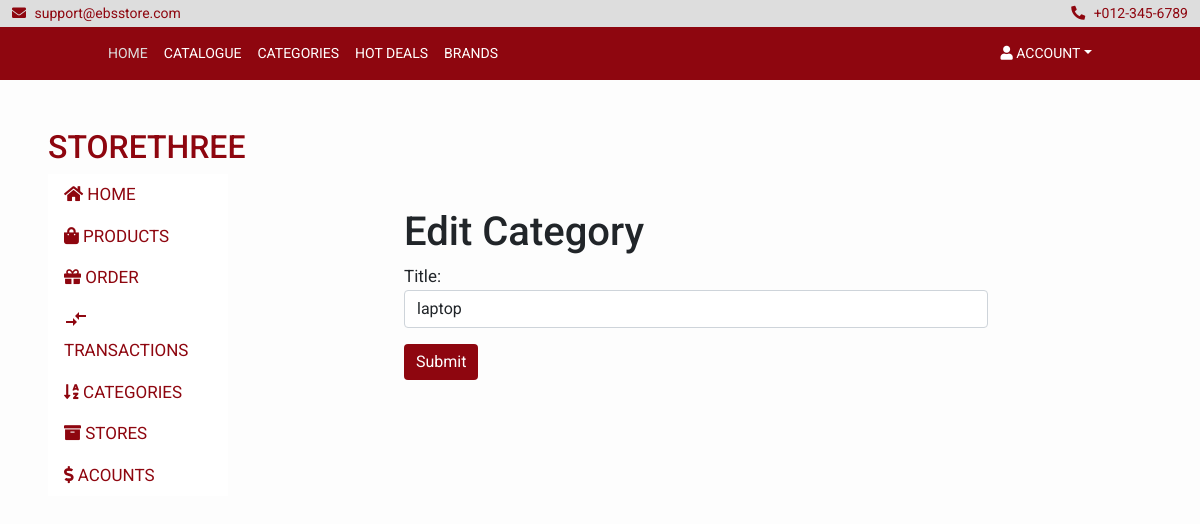
The app's page /edit-category/1/ (signed in), older data.
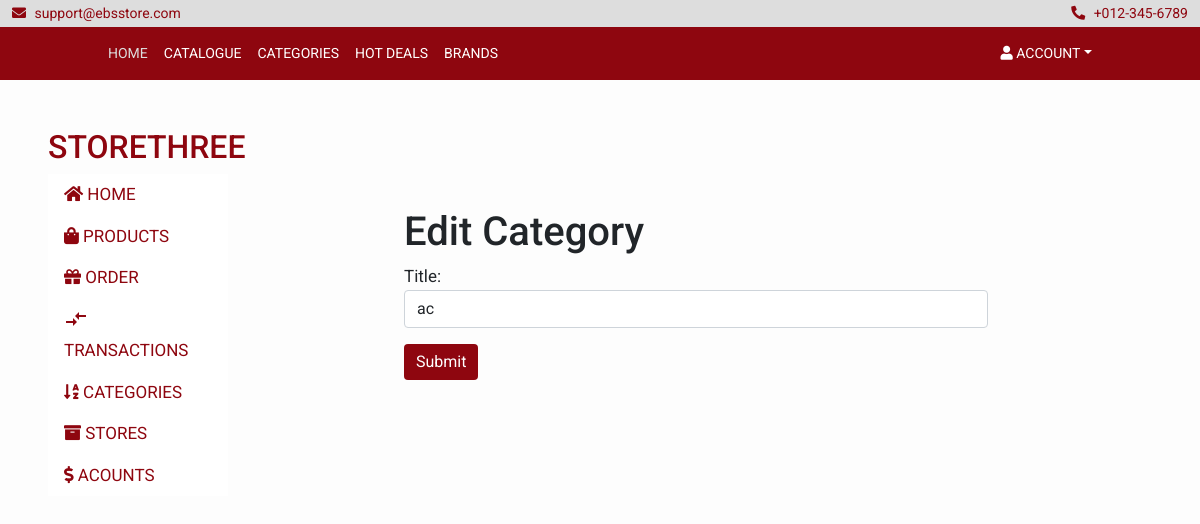
The same page, newer data.
### account/models.py (models this page shows, shortened)
class UserAccount(AbstractBaseUser, PermissionsMixin):
    username = models.CharField(max_length=255, unique=True)
    first_name=models.CharField(max_length=255)
    last_name=models.CharField(max_length=255)
    email = models.EmailField(max_length=255, unique=True)
    is_superuser = models.BooleanField(default=False)
    is_admin = models.BooleanField('Is Admin', default=False)
    is_staff = models.BooleanField(default=False)
    is_customer = models.BooleanField(default=True)
    is_client = models.BooleanField(default = False)
    user_type = models.PositiveIntegerField(choices=CHOICES, default=1)
    created_at = models.DateTimeField(auto_now_add=True)
    objects = UserAccountManager()
    USERNAME_FIELD = 'username'
    REQUIRED_FIELDS = ['first_name', 'last_name', 'email']

class Store(models.Model):
    name = models.CharField(max_length=255)
    owner = models.OneToOneField(UserAccount, related_name="store",  on_delete=models.CASCADE)
    created_at = models.DateTimeField(auto_now_add=True)
    class Meta:
        ordering = ['name']

### store/models.py (models this page shows, shortened)
class Category(models.Model):
    title = models.CharField(max_length=255, unique=True)
    image = models.ImageField(upload_to='uploads/', null=True, blank=True, verbose_name="")

### store/views.py (the view)
# urls.py: path('edit-category/<int:pk>/', views.category_edit_view, name='edit_category'),
@login_required
def category_edit_view(request, pk):
    category = Category.objects.get(pk=pk)
    if request.method == 'POST':
        form = CategoryForm(request.POST, instance=category)
        if form.is_valid():
            form.save()
            return redirect('categories')
    else:
        form = CategoryForm(instance=category)
    return render(request, 'dashboard/categories/edit_category.html', {'form': form, 'category': category})

### store/forms.py
class CategoryForm(forms.ModelForm):
    title =forms.CharField(widget=forms.TextInput(attrs={'class':'form-control'}))
    class Meta:
        model = Category
        fields = ("title",)

### cart/context_processor.py (called while the page is built)
def cart(request):
    return {'cart': Cart(request)}

### templates/dashboard/categories/edit_category.html
{% extends "../admin_dashboard.html" %}
{%block dashboard_content%}
<div class="container">
  <div style="margin: 80px">
    <h1>Edit Category</h1>
    <form method="POST" enctype="multipart/form-data">
      {% csrf_token %} {{form.as_p}}
      <button
        type="submit"
        class="btn btn-success"
        style="background: #8e060f; border: #8e060f"
        >Submit</button
      >
    </form>
  </div>
</div>
{%endblock%}

### templates/dashboard/admin_dashboard.html (shortened to what this page needs)
{% load static %}
<!DOCTYPE html>
<html lang="en">
  <head>
    <link rel="stylesheet" href="https://cdnjs.cloudflare.com/ajax/libs/font-awesome/4.7.0/css/font-awesome.min.css">
    <link
      href="https://cdn.jsdelivr.net/npm/bootstrap@5.0.2/dist/css/bootstrap.min.css"
      rel="stylesheet"
    />
    <link href="https://cdnjs.cloudflare.com/ajax/libs/font-awesome/5.10.0/css/all.min.css" rel="stylesheet">
    <link href="{% static 'css/dashboard.css'%}" rel="stylesheet">
    <link href="{% static 'css/main.css'%}" rel="stylesheet">
  </head>
  <body>
  {% include "../components/topbar.html"%}
  {% include "../components/primary_navbar.html"%}
<div class="row">
  <div class="col-2 mt-5 mx-5">
    <aside >
        <div>
          {% if user.user_type == 0 %}
              <h2>{{user.store.name}}</h2>
          {% else  %}
              <h2> {{user.first_name}}  {{user.last_name}}</h2>
          {%endif%}
        </div>
          <ul class="nav flex-column" style="background:white">
            <li class="nav-item">
              <a class="nav-link" href="{%url 'dashboard'%}"><i class="fa fa-home"></i> Home</a>
            </li>
            <li class="nav-item">
              <a class="nav-link" href="{%url 'admin_products_views'%}"><i class="fa fa-shopping-bag"></i> Products</a>
            </li>
            <li class="nav-item">
              <a class="nav-link" href="{%url 'order:admin_order_view'%}"><i class="fa fa-gift"></i> Order</a>
            </li>
            <li class="nav-item">
              <a class="nav-link" href="{%url 'order:admin_transaction_history'%}"><i class="material-icons">compare_arrows</i> Transactions</a>
            </li>
            <li class="nav-item">
              <a class="nav-link" href="{%url 'categories'%}"><i class="fa fa-sort-alpha-asc"></i> Categories</a>
            </li>
            <li class="nav-item">
              <a class="nav-link" href="{%url 'admin_stores_view'%}"><i class="fa fa-archive"></i> Stores</a>
            </li>
            <li class="nav-item">
              <a class="nav-link" href="{%url 'admin_users_view'%}"><i class="fa fa-dollar"></i> Acounts</a>
            </li>
      </aside>
  </div>
  <div class="col-8 mt-5">
     <section >
      <div class="row">
        <div class="col-lg-12">
          {%block dashboard_content%}
          {% endblock dashboard_content%}
      </div>
  </div>
  </section>
</div>
</div>
  </body>
</html>

### templates/components/topbar.html
<div class="top-bar">
            <div class="container-fluid">
                <div class="row">
                    <div class="col-sm-6">
                        <i class="fa fa-envelope"></i>
                        support@ebsstore.com
                    </div>
                    <div class="col-sm-6">
                        <i class="fa fa-phone-alt"></i>
                        +012-345-6789
                    </div>
                </div>
            </div>
        </div>

### templates/components/primary_navbar.html (shortened to what this page needs)
    <div class="nav">
      <div class="container-fluid">
          <nav class="navbar navbar-expand-md navbar-dark  px-5">
              <div class="collapse navbar-collapse justify-content-between" id="navbarCollapse">
                  <div class="navbar-nav mr-auto">
                      <a href="{% url 'index' %}" class="nav-item nav-link active">Home</a>
                      <a href="{% url 'products_list_view' %}" class="nav-item nav-link">Catalogue</a>
                      <a href="{% url 'index' %}" class="nav-item nav-link">Categories</a>
                      <a href="{% url 'index' %}" class="nav-item nav-link">Hot Deals</a>
                      <a href="{% url 'index' %}" class="nav-item nav-link">Brands</a>
                  </div>
                  <div class="navbar-nav ml-auto">
                    {% if request.user.is_authenticated  %}
                      <div class="nav-item dropdown">
                          <a  class="nav-link dropdown-toggle" href="#" id="navbarDropdown" role="button" data-bs-toggle="dropdown" aria-expanded="false"><span><i class="fa fa-user"></i>  Account</span></a>
                      </div>
                  {% endif%}
                  </div>
              </div>
          </nav>
      </div>
  </div>

### static/css/dashboard.css (style rules this page uses)
body { padding-bottom: 30px; position: relative; min-height: 100%; }
a { transition: background 0.2s, color 0.2s; }

### static/css/main.css (style rules this page uses)
:root { --primary: #8e060f; --white: #ffffff; }
body { font-family: "Roboto", sans-serif; overflow-x: hidden; font-size: 17px; background-color: #fdfdfd; }
a { color: #8e060f; outline: none; text-decoration: none; }
.top-bar { background-color: #cca5a8; color: #8e060f; }
nav { background-color: #8e060f; padding: 0 2rem ; }
.nav-item { color:#8e060f; }
.nav a { color: #8e060f; }
.top-bar { padding: 3px 0; font-size: 14px; background-color: #ddd; color: #8e060f; }
.top-bar i { margin-right: 5px; }
.top-bar .col-sm-6:first-child { text-align: left; }
.top-bar .col-sm-6:last-child { text-align: right; }
@media (min-width: 992px) { .nav .container-fluid { padding-left: 52px; padding-right: 52px; } }
@media (min-width: 768px) { .nav, .nav .navbar { background: #8e060f; color:#ddd; } }
@media (min-width: 768px) { .nav .navbar-dark a.nav-link { color: #ffffff; font-size: 14px; text-transform: uppercase; } }
@media (min-width: 768px) { .nav .navbar-dark a.nav-link:hover, .nav .navbar-dark a.nav-link.active { color: #ddd; } }
aside { color: #8e060f; text-transform: uppercase; }

Row changes from the older to the newer data that the page shows:
changed Category: title "laptop" → "ac"
